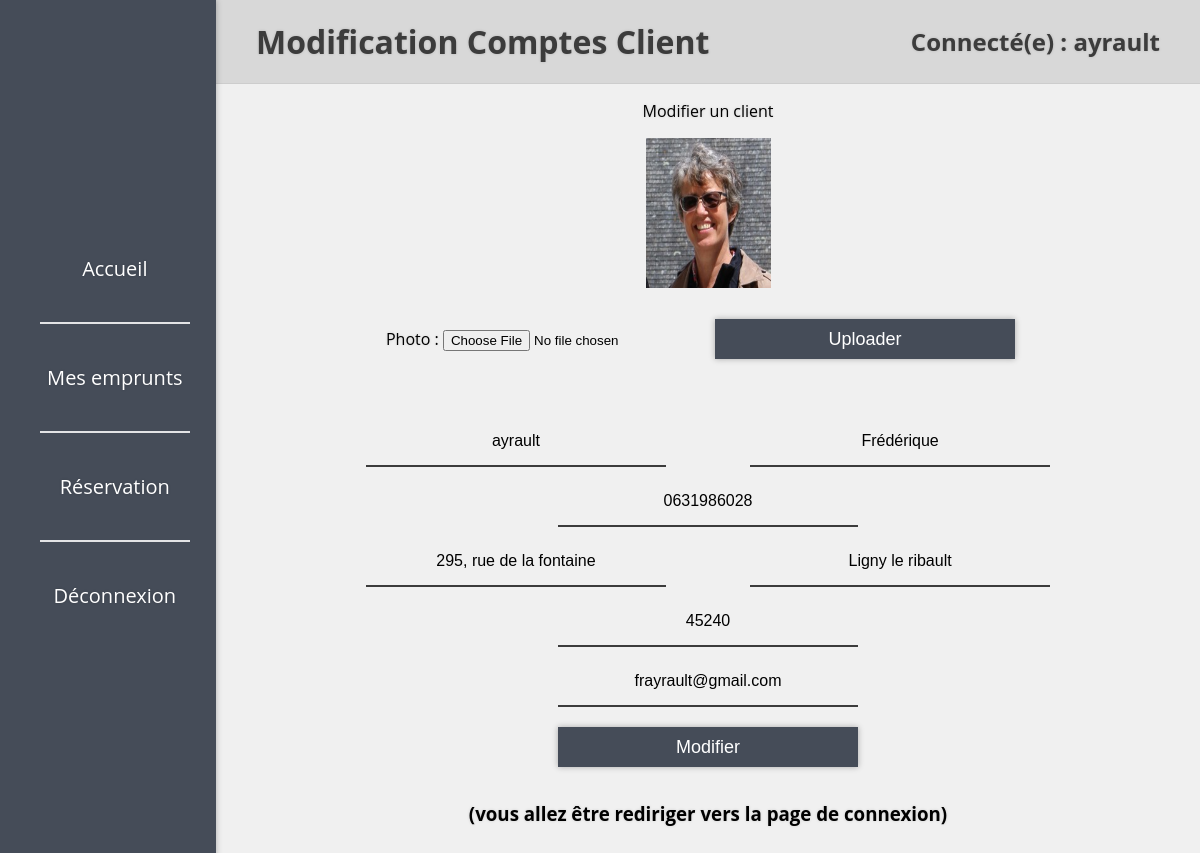
Page /BibliA33/newBackOffice/modifierProfilClient.php (signed in) on the committed database.
### tables this page shows
CREATE TABLE `client` (
  `CLIENT_ID` int(11) NOT NULL,
  `CLIENT_NOM` varchar(25) NOT NULL,
  `CLIENT_PRENOM` varchar(30) NOT NULL,
  `CLIENT_TEL` varchar(10) NOT NULL,
  `CLIENT_ADR` varchar(50) NOT NULL,
  `CLIENT_VILLE` varchar(50) NOT NULL,
  `CLIENT_CP` int(11) NOT NULL,
  `CLIENT_MAIL` varchar(50) NOT NULL,
  `CLIENT_MDP` varchar(32) NOT NULL,
  `CLIENT_PHOTO` varchar(100) DEFAULT NULL
);

### BibliA33/newBackOffice/modifierProfilClient.php (the view, shortened to what this page needs)
<html>
<?php
    require_once 'getHead.php';
    setHead();
?>
<body>
<?php
    require 'getNavClient.php';
    if (isset($_SESSION['CLIENT_ID'])) {
    require '../sqlconnect.php';
              $sql = "SELECT * FROM client WHERE CLIENT_ID='".$_SESSION['CLIENT_ID']."';";
                            $table = $connection->query($sql);
                            while ($ligne = $table->fetch()) {
                                $clientnom=$ligne["CLIENT_NOM"];
                                $clientprenom=$ligne["CLIENT_PRENOM"];
                                $clienttel = $ligne["CLIENT_TEL"];
                                $clientadr = $ligne["CLIENT_ADR"];
                                $clientville = $ligne["CLIENT_VILLE"];
                                $clientcp = $ligne["CLIENT_CP"];
                                $clientmail = $ligne["CLIENT_MAIL"];
?>
    <div id="current_page">
        <h1>Modification Comptes Client</h1><h2>Connecté(e) : <?php echo $ligne['CLIENT_NOM'];?></h2>
    </div>
     <div id="main_content">
			<p>Modifier un client<p>
                            <a href="../images/client/<?php echo $ligne['CLIENT_PHOTO'] ?>"><img class="imgCli" src="../images/client/<?php echo $ligne['CLIENT_PHOTO'] ?>" /></a>
                            <form enctype="multipart/form-data" action="<?php echo htmlspecialchars($_SERVER['PHP_SELF']); ?>" method="post">
                        <p>
                            <label for="fichier_a_uploader" title="Recherchez le fichier à uploader !">Photo :</label>
                            <input name="fichier" type="file" id="fichier_a_uploader" />
                            <input type="submit" name="submit" value="Uploader" />
                        </p>
                </form>
                        <form action="modifAutre/modificationProfilClient.php" method="GET">
                               <input type="hidden" name="client" value="<?php echo $_SESSION['CLIENT_ID']; ?>"><br/>
                               <input name="clientnom" value="<?php echo $clientnom; ?>" type="text" placeholder="Nom">
                               <input name="clientprenom" value="<?php echo $clientprenom ;?>" type="text" placeholder="Prénom"><br/>
                               <input name="clienttel" value="<?php echo $clienttel ;?>" type="text" placeholder="Tel" pattern="^[0-9]{10}" title="le numéro de téléphone doit ressembler à: 06XXXXXXXX" required><br/>
                               <input name="clientadr" value="<?php echo $clientadr; ?>" type="text" placeholder="Adresse">
                               <input name="clientville" value="<?php echo $clientville ;?>" type="text" placeholder="Ville"><br/>
                               <input name="clientcp" value="<?php echo $clientcp ;?>" type="text" placeholder="Code postal"><br/>
                               <input name="clientmail" value="<?php echo $clientmail ;?>" type="text" placeholder="Adresse mail"><br/>
        <input type="submit" value="Modifier"/>
        </form>
        <h3>(vous allez être rediriger vers la page de connexion)</h3>
                                <?php }
              ?>
     </div>
 <?php
      }
      else{
        header('Location: accueilClient.php');
      }
    ?>
</body>
</html>

### BibliA33/newBackOffice/getHead.php (shortened to what this page needs)
 <?php
function setHead(){
?>
<head>
    <link rel="stylesheet" type="text/css" href="style.css">
</head>
<?php
}
?>

### BibliA33/newBackOffice/getNavClient.php
<nav>
    <ul id="menu">
        <li><a href="../newBackOffice/accueilClient.php">Accueil</a></li>
        <li><a href="../newBackOffice/empruntClient.php">Mes emprunts</a></li>
        <li><a href="../newBackOffice/reservationClient.php">R&eacute;servation</a></li>
        <li><a href="../newBackOffice/deconnexion.php">D&eacute;connexion</a></li>
    </ul>
</nav>

### BibliA33/newBackOffice/style.css (style rules this page uses)
body { width:100%; height:100%; margin: 0; padding: 0; font-family: 'Open Sans', sans-serif; text-shadow: 0px 0px 3px rgba(0,0,0,0.15); }
nav { background-color: rgb(69,76,88); width: 18%; height:108vh; text-align: center; margin: 0; padding:0; display: flex; display: -webkit-box; display: -moz-box; display: -ms-flexbox; display: -webkit-flex; display: flex; position: relative; align-items: center; justify-content: center; box-shadow: 0px 0px 6px rgba(0,0,0,0.3); float: left; }
nav ul { list-style: none; flex-grow: 1; flex-shrink: 1; }
nav ul li { border-bottom: 2px solid rgba(255,255,255,0.85); display: block; color: white; padding-top: 40px; padding-bottom: 40px; font-size: 24px; width: 85%; transition: all 200ms ease; }
nav ul li:last-child { border: none; }
a { text-decoration: none; color: white; }
#current_page { width: 82%; padding-top: 20px; padding-bottom: 20px; float: right; display : inline; background: rgb(216,216,216); border-bottom: 1px solid rgba(0,0,0,0.05); box-shadow: 0px 0px 15px rgba(0,0,0,0.2); }
#current_page h1 { color: rgb(60,60,60); float : left; padding: 0; margin: 0; margin-left: 40px; }
#current_page h2 { color: rgb(60,60,60); float : right; padding: 0; margin: 0.5% 40px 0 0; }
#main_content { text-align : center; float: right; height: 100vh; width:82%; background: rgb(240,240,240); overflow: auto; }
#main_content * { text-align: center; }
input[type="text"],input[type="password"] { border:none; border-bottom: 2px solid rgb(60,60,60); width: 300px; height: 50px; margin-right: 40px; margin-left: 40px; margin-top: 5px; margin-bottom: 5px; font-size: 16px; text-align: center; background: transparent; transition: all 200ms ease; }
input[type="button"],input[type="submit"],button { width: 300px; height: 40px; margin-top: 15px; margin-left: 15px; margin-right: 15px; margin-bottom : 15px; background: rgb(69,76,88); color: white; font-size:18px; box-shadow: 0px 0px 6px rgba(0,0,0,0.3); border: none; transition: all 300ms ease; }
@media screen and (max-width: 1200px) { nav ul li { font-size: 20px; } }
.imgCli { width : 125px; height : 150px; }

### rows in the picture
client: CLIENT_NOM "ayrault", CLIENT_PHOTO (picture), clientnom "ayrault", clientprenom "Frédérique", clienttel "0631986028", clientadr "295, rue de la fontaine", clientville "Ligny le ribault", clientcp "45240", clientmail "frayrault@gmail.com"
